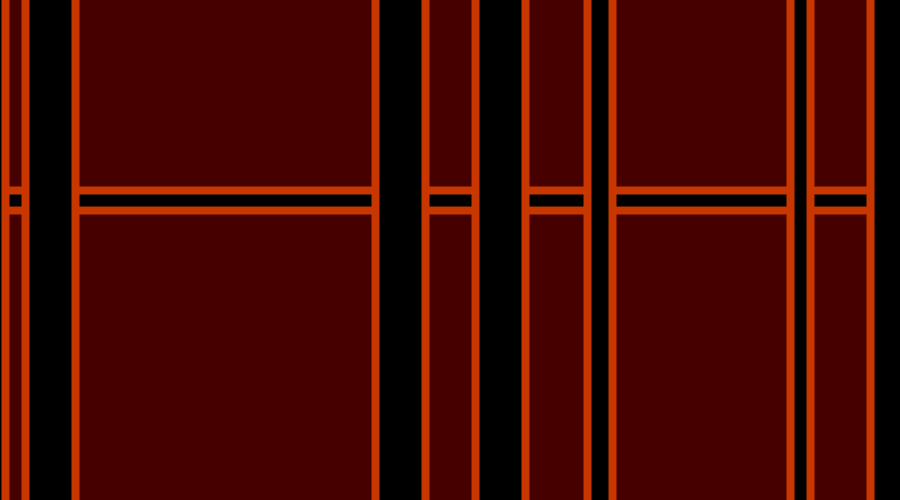
Frame 1 (no input)
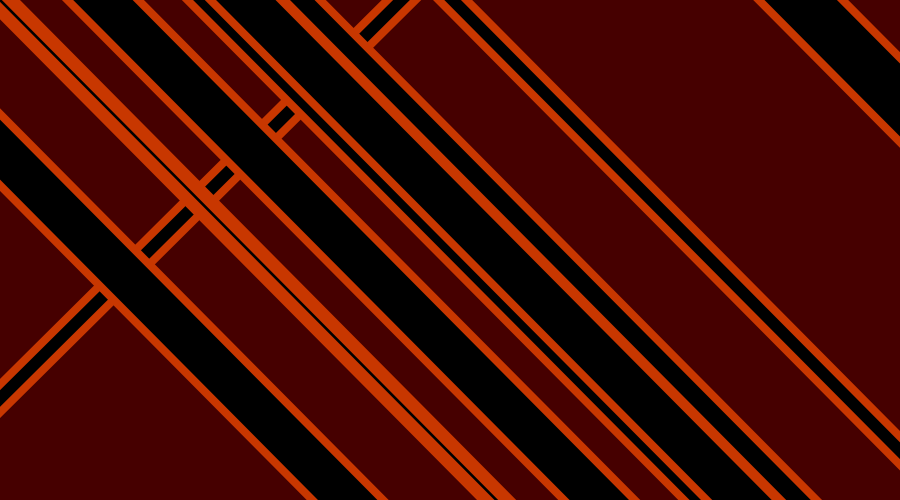
Frame 60 (the mouse pressed at the canvas centre just before this capture)
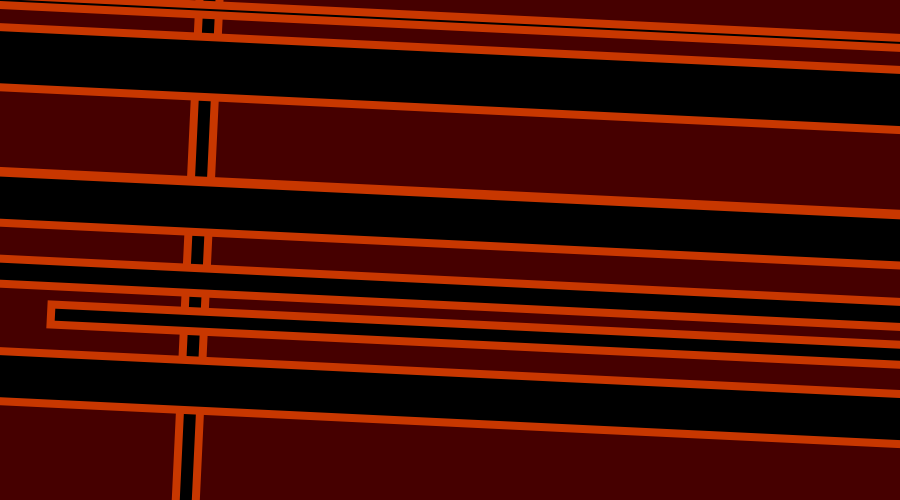
Frame 120 (the mouse held since frame 60 and released just before this capture)

The Processing sketch that drew these frames (run headless with seeded random() and noise(); from frame 60 on, the mouse is pressed at the canvas centre):

// Processing sketch: processing_136196
// ── processing_136196.pde

float r = 0;

void setup() {
  size(900,500);
  fill(0);
  stroke(200,55,0);
  strokeWeight(8);
  rectMode(CENTER);
}

void draw(){
  background(70,0,0);
  
  translate(200,200);
  rotate(r);
  rect(0,0,1500,20);
  resetMatrix();
  
  translate(400,200);
  rotate(r);
  rect(0,0,20,1200);
  resetMatrix();
  
  translate(600,300);
  rotate(r);
  rect(0,0,25,1500);
  resetMatrix();
  
  translate(800,350);
  rotate(r);
  rect(0,0,20,1500);
  resetMatrix();
  
  translate(50,50);
  rotate(r);
  rect(0,0,20,1500);
  resetMatrix();
  
  translate(900,100);
  rotate(r);
  rect(0,0,60,2000);
  resetMatrix();
  
  translate(400,1000);
  rotate(r);
  rect(0,0,50,4000);
  resetMatrix();
  
  translate(0,0);
  rotate(r);
  rect(0,0,10,2500);
  resetMatrix();
  
  translate(500,400);
  rotate(r);
  rect(0,0,50,2500);
  resetMatrix();
  
  translate(50,200);
  rotate(r);
  rect(0,0,50,2000);
  resetMatrix();
  
  translate(1000,760);
  rotate(r);
  rect(0,0,50,5000);
  resetMatrix();
  

  r=r+0.04;
}
